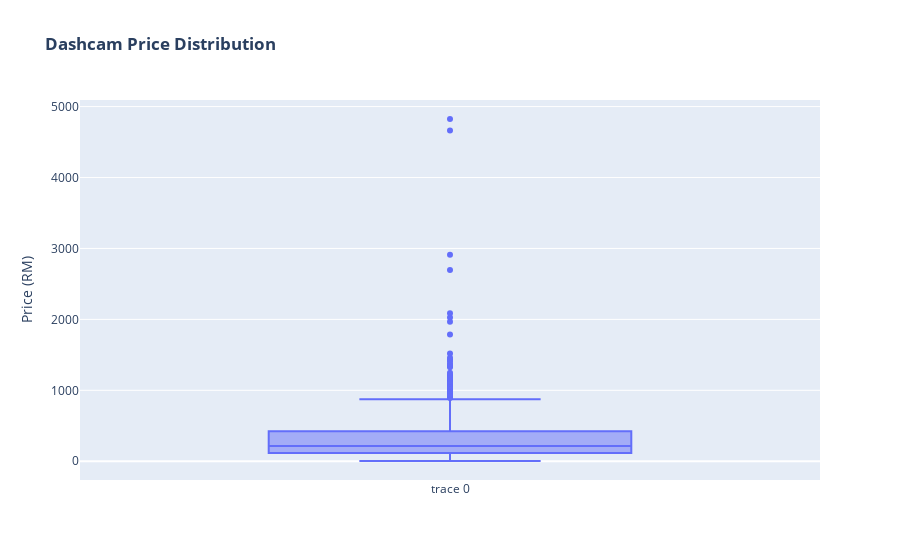

The notebook cell this image was saved under:
### Code cell
# Checking dashcam price distribution in boxplot
fig1 = go.Figure()
fig1.add_trace(go.Box(y=df_800['original_price_RM']))
fig1.update_layout(title_text='<b>Dashcam Price Distribution</b>')
fig1.update_yaxes(title_text='Price (RM)')

fig1.show()

### Figure 1 — Plotly figure (JSON) as saved in the notebook; plotly's stock layout.template omitted (floating-point values rounded to 4 significant figures; data arrays with more than 128 entries replaced by an {"elided": "..."} marker saying what was removed)
{"data": [{"type": "box", "y": {"elided": "800 float values"}}], "layout": {"title": {"text": "<b>Dashcam Price Distribution</b>"}, "yaxis": {"title": {"text": "Price (RM)"}}}}
